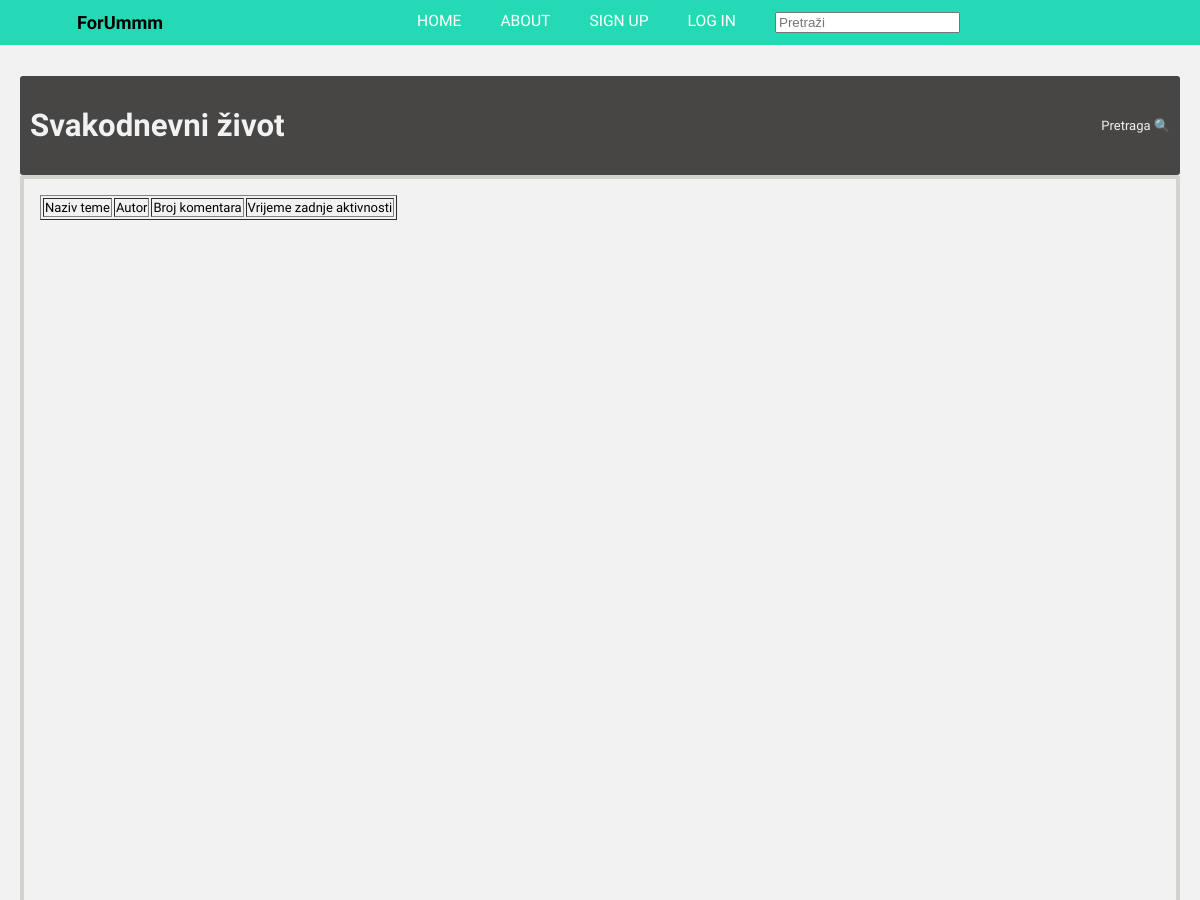
The app's page /kategorija.php?category=svakodnevni_zivot (upper part), older data.
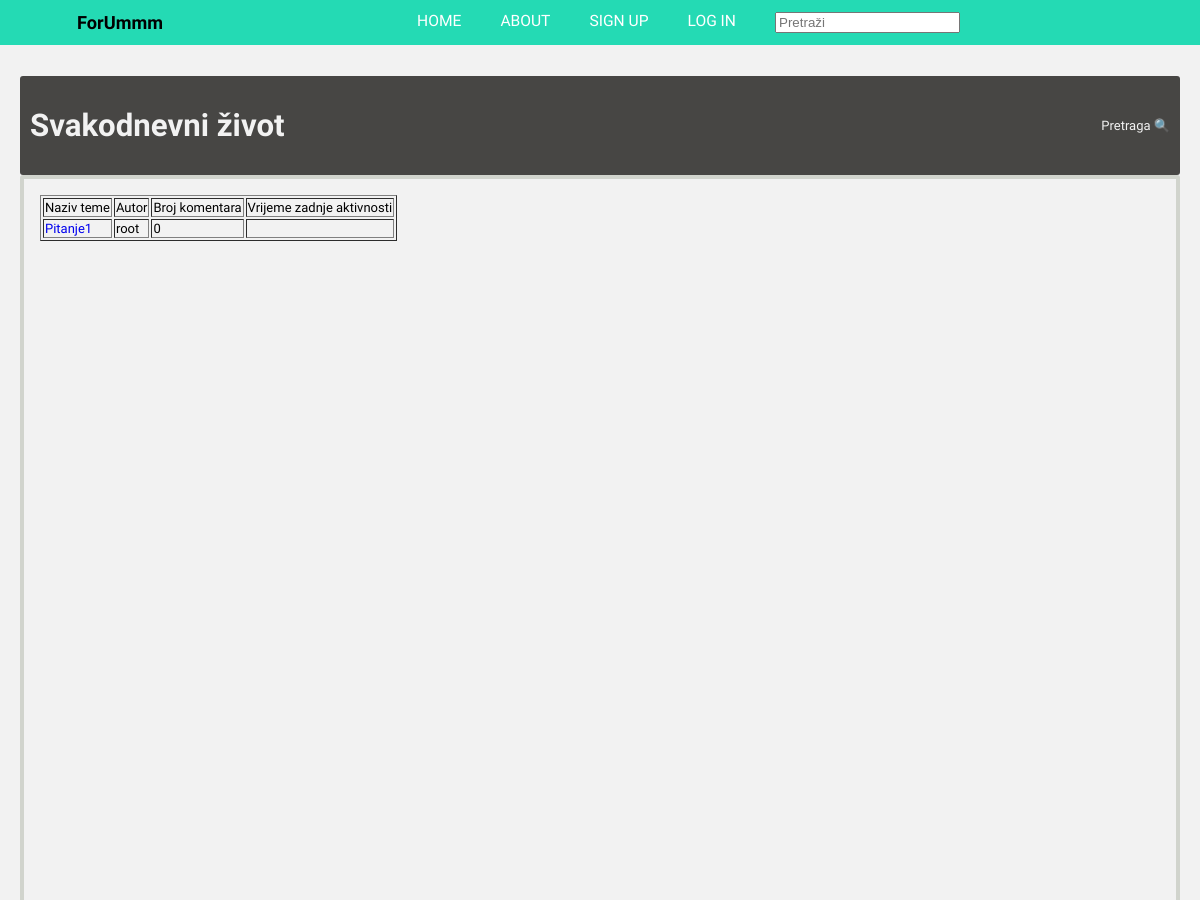
The same page, newer data.
### tables this page shows
CREATE TABLE `svakodnevni_zivot` (
  `id` int(11) NOT NULL,
  `postId` tinyint(4) DEFAULT NULL,
  `naslov` text DEFAULT NULL,
  `post` text DEFAULT NULL,
  `date_time` datetime DEFAULT current_timestamp(),
  `username` varchar(30) DEFAULT NULL,
  `komentar` tinyint(4) DEFAULT NULL
);

### kategorija.php (the view, shortened to what this page needs)
<?php
$category = $_GET['category'];
$display_category = ucfirst($category);
$display_category= str_replace('_',' ',$display_category);
$display_category=str_replace('zivot','život',$display_category );
$display_category=str_replace('Skola', 'Škola',$display_category);
  include("header.php");
?>
<!DOCTYPE html>
<html lang="en" dir="ltr">
    <div class="forum">
         <div class="f_middle">
              <div class="content_header">
                  <div class="current_page">
                       <a  href="#"><h1><?php echo $display_category; ?></h1></a>
                  </div>
                  <div class="search">
                       <a  href="#">Pretraga 🔍</a>
                  </div>
             </div>
              <div class="f_content">
                   <div class="main_content">
                     <?php
                     require 'includes/dbconnect.inc.php';
                     $query = "SELECT naslov,id,username FROM $category WHERE  komentar IS NULL";
                     $result = mysqli_query($conn, $query);
                     echo "<TABLE border=1>";
	                     echo "<TR>";
	                     echo "<TD> Naziv teme </TD>";
	                     echo "<TD> Autor </TD>";
	                     echo "<TD> Broj komentara </TD>";
	                     echo "<TD> Vrijeme zadnje aktivnosti </TD>";
	                     echo "</TR>";
	                        $query2 = "SELECT date_time, postId FROM $category WHERE komentar IS NOT NULL GROUP BY postId";
	                        $result2 = mysqli_query($conn, $query2);
                     while ($row = $result->fetch_assoc()) {
                       $var = $row['id'];
	                        $query1 = "SELECT COUNT(*) FROM $category WHERE postId = $var";
	                        $result1 = mysqli_query($conn, $query1);
	                        $row1 = $result1->fetch_assoc();
	                        $row2 = $result2->fetch_assoc();
	                        echo "<TR>";
	                          echo "<TD>". "<a href='pitanje.php?category=".$category."&id=".$row['id']."'>".$row['naslov']."</a>" ."</TD>";
	                          echo "<TD>". $row['username'] ."</TD>";
	                          echo "<TD>" . $row1['COUNT(*)'] . "</TD>";
	                          echo "<TD>" . $row2['date_time'] . "</TD>";
	                        echo "</TR>";
	                     }
	                     echo "</TABLE>";
                      ?>
                  </div>
                  <div class="side_menu">
                  </div>
             </div>
         </div>
    </div>
</body>
</html>

Row changes from the older to the newer data that the page shows:
added svakodnevni_zivot: naslov "Pitanje1", username "root", COUNT "0"
